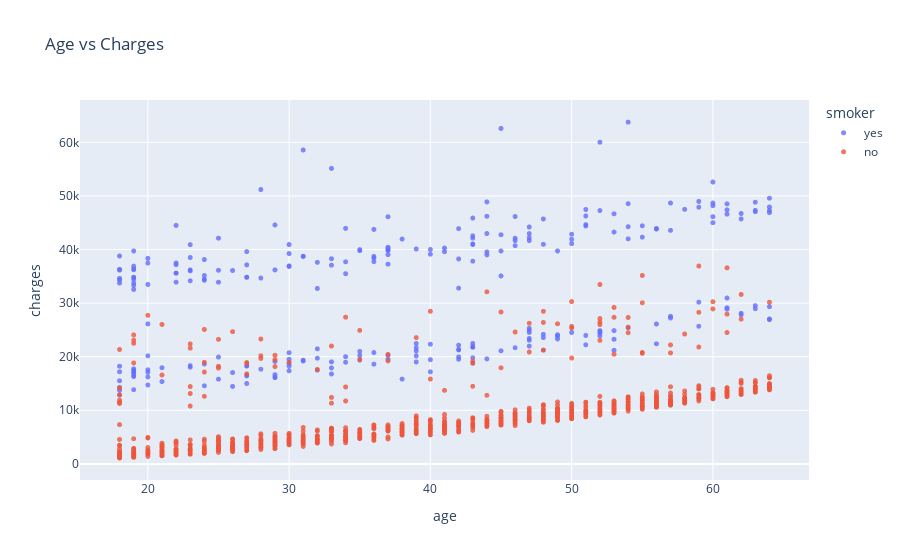

The notebook cell this image was saved under:
### Markdown cell above
### Age and charges

### Code cell
fig = px.scatter(medical_df,
                x='age',
                y='charges',
                color='smoker',
                opacity=0.8,
                hover_data=['sex'],
                title='Age vs Charges')
fig.update_traces(marker_size=5)
fig.show()

### Figure 1 — Plotly figure (JSON) as saved in the notebook; plotly's stock layout.template omitted (floating-point values rounded to 4 significant figures; data arrays with more than 128 entries replaced by an {"elided": "..."} marker saying what was removed)
{"data": [{"customdata": {"elided": "274x1 str values"}, "hovertemplate": "smoker=yes<br>age=%{x}<br>charges=%{y}<br>sex=%{customdata[0]}<extra></extra>", "legendgroup": "yes", "marker": {"color": "#636efa", "opacity": 0.8, "size": 5, "symbol": "circle"}, "mode": "markers", "name": "yes", "showlegend": true, "type": "scattergl", "x": {"elided": "274 int values"}, "xaxis": "x", "y": {"elided": "274 float values"}, "yaxis": "y"}, {"customdata": {"elided": "1064x1 str values"}, "hovertemplate": "smoker=no<br>age=%{x}<br>charges=%{y}<br>sex=%{customdata[0]}<extra></extra>", "legendgroup": "no", "marker": {"color": "#EF553B", "opacity": 0.8, "size": 5, "symbol": "circle"}, "mode": "markers", "name": "no", "showlegend": true, "type": "scattergl", "x": {"elided": "1064 int values"}, "xaxis": "x", "y": {"elided": "1064 float values"}, "yaxis": "y"}], "layout": {"legend": {"title": {"text": "smoker"}, "tracegroupgap": 0}, "title": {"text": "Age vs Charges"}, "xaxis": {"anchor": "y", "domain": [0, 1], "title": {"text": "age"}}, "yaxis": {"anchor": "x", "domain": [0, 1], "title": {"text": "charges"}}}}
